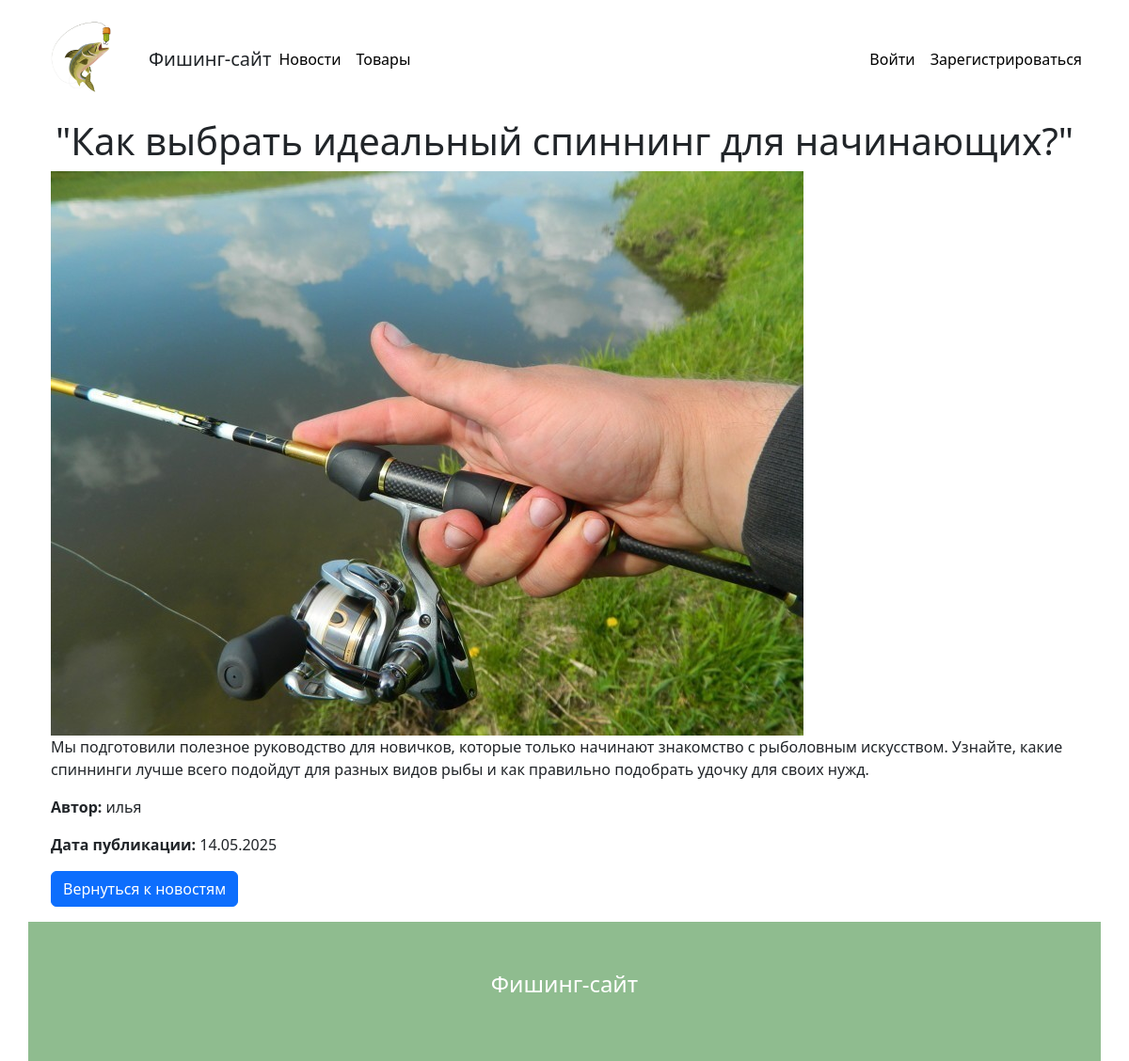
Page /news/4 on the committed database.
### core/app/news/models.py (models this page shows)
class News(db.Model):
    __tablename__ = "news"
    id = db.Column(db.Integer, primary_key=True)
    title = db.Column(db.String(100), nullable=False)
    picture = db.Column(
        db.String(200),
        nullable=True,
    )
    text = db.Column(
        db.String(500),
        nullable=False,
    )
    author_id = db.Column(db.Integer, db.ForeignKey("users.id", name="author"))
    author = db.relationship(User)
    news_type = db.Column(
        sqlalchemy.Enum(NewsType),
        default=NewsType.regular,
    )
    is_published = db.Column(
        db.Boolean,
        nullable=False,
        default=True,
    )
    created_at = db.Column(db.DateTime, default=datetime.now)

### core/app/users/models.py (models this page shows, shortened)
class User(db.Model, UserMixin):
    __tablename__ = "users"
    id = sqlalchemy.Column(
        sqlalchemy.Integer,
        primary_key=True,
        autoincrement=True,
    )
    name = sqlalchemy.Column(
        sqlalchemy.String,
        nullable=True,
    )
    email = sqlalchemy.Column(
        sqlalchemy.String,
        index=True,
        unique=True,
        nullable=True,
    )
    role = db.Column(
        sqlalchemy.Enum(UserRole),
        default=UserRole.user,
        nullable=False,
    )
    hashed_password = sqlalchemy.Column(
        sqlalchemy.String,
        nullable=True,
    )
    created_date = sqlalchemy.Column(
        sqlalchemy.DateTime,
        default=datetime.datetime.now,
    )

### core/routes/news/routes.py (the view)
@news_bp.route("/news/<int:id>", methods=["GET"])
def get_news_item(id: int):
    news_item = NewsService.get_news_item(id)
    return render_template("news/news-item.html", news_item=news_item)

### core/app/news/services.py (called while the page is built)
    def get_news_item(id: int):
        news_item = db.session.query(News).get(id)
        return news_item

### templates/news/news-item.html
{% extends "base.html" %}
{% block content %}
<div class="container">
    <div class="news-item">
        <h1 class="text-center">{{ news_item.title }}</h1>
        {% if news_item.picture %}
            <img src="{{ url_for('static', filename=news_item.picture) }}" alt="{{ news_item.title }}" class="news_item.image">
        {% endif %}
        <p class="news_item-text">{{ news_item.text }}</p>
        <p class="news_item-author"><span class="fw-bold">Автор:</span> {{ news_item.author.name }}</p>
        <p class="news_item-date"><span class="fw-bold">Дата публикации:</span> {{ news_item.created_at.strftime('%d.%m.%Y') }}</p>
        <div class="">
            <a href="/news/" class="btn btn-primary">Вернуться к новостям</a>
        </div>
    </div>
</div>
{% endblock %}

### rows in the picture
News: title "\"Как выбрать идеальный спиннинг для начинающих?\"", picture (picture), text "Мы подготовили полезное руководство для новичков, которые только начинают знакомство с рыболовным искусством. Узнайте, какие спиннинги лучше всего подойдут для разных видов рыбы и как правильно подобрать удочку для своих нужд.", created_at "14.05.2025"
User: author.name "илья"
